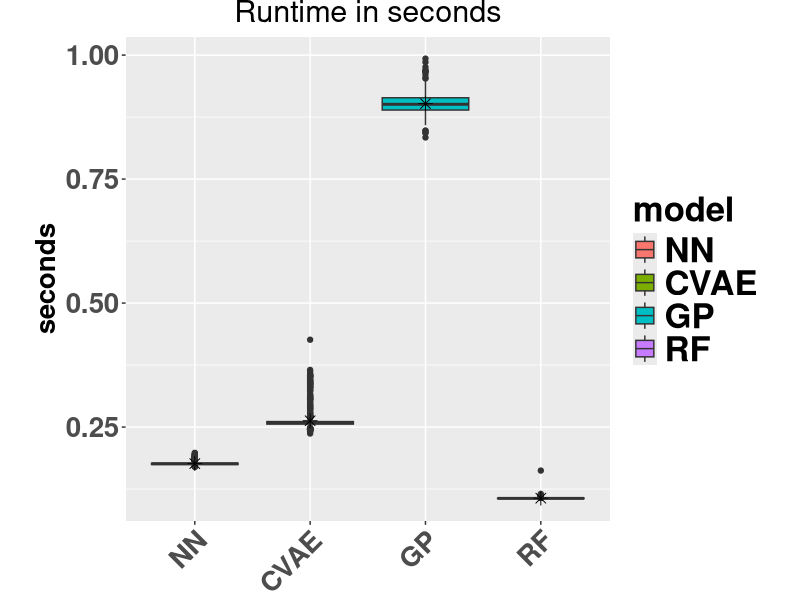
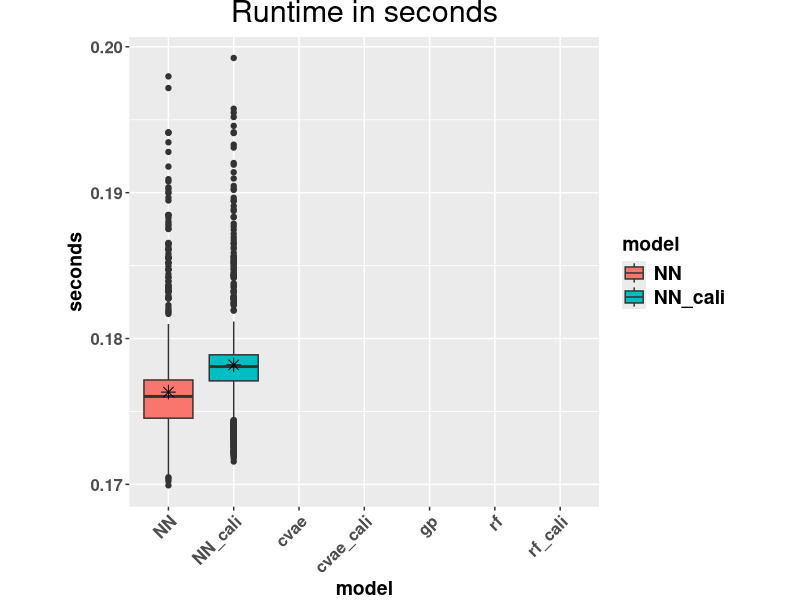

These figures' R source, in order:
library(ggplot2)
library("patchwork")
result<-read.csv("result_runtime.csv",header=TRUE)

colnames(result)
result<-result[,c(1:7)]
colnames(result)

# runtime ----------------------------------------------------------------


## runtime
#mean(cvae_99[,1])
#mean(fnn_99[,1])
cvae<-data.frame(run_time=result$cvae,model=rep("CVAE",nrow(result)))
fnn<-data.frame(run_time=result$fnn,model=rep("NN",nrow(result)))
rf<-data.frame(run_time=result$rf,model=rep("RF",nrow(result)))
gp<-data.frame(run_time=result$gp,model=rep("GP",nrow(result)))

cvae_cali<-data.frame(run_time=result$cvae_cali,model=rep("CVAE_cali",nrow(result)))
fnn_cali<-data.frame(run_time=result$fnn_cali,model=rep("NN_cali",nrow(result)))
rf_cali<-data.frame(run_time=result$rf_cali,model=rep("RF_cali",nrow(result)))


#all_99<-rbind.data.frame(cvae_99, cvae_reduced_99, fnn_99, fnn_reduced_99, rf_99, rf_reduced_99, gp_99,gp_reduced_99)
all<-rbind.data.frame(cvae, fnn,rf, gp)
desired_order<-c("NN","CVAE","GP","RF")
all$model<-factor(all$model,levels=desired_order)

#all_99<-rbind.data.frame(cvae_reduced_99, fnn_reduced_99, rf_reduced_99, gp_reduced_99)

ggplot(all, aes(x=model, y=run_time,fill=model)) + 
  geom_boxplot()+
  stat_summary(fun=mean, geom="point", shape=8,color="black", fill="red",size=3) +
  ggtitle("Runtime in seconds")+
  theme(plot.title = element_text(size=22,hjust = 0.5),axis.text=element_text(size=20,face="bold"),
        axis.title=element_text(size=20,face="bold"),
        legend.title=element_text(size=25,face="bold"),
        legend.text=element_text(size=25,face="bold"),
        axis.text.y = element_text(face="bold",size=20),
        axis.text.x = element_text(face="bold",size=20)
  )+
  xlab(NULL)+
  ylab("seconds")+
  scale_x_discrete(limits=c("NN","CVAE","GP","RF"))+
  theme(aspect.ratio=1,axis.text.x = element_text(angle = 45, hjust = 1))+
  theme(plot.margin = margin(0, 0, 0, 0, "cm"))

all_cali<-rbind.data.frame(cvae, cvae_cali, fnn, fnn_cali, rf, rf_cali, gp)

#all_99<-rbind.data.frame(cvae_reduced_99, fnn_reduced_99, rf_reduced_99, gp_reduced_99)

ggplot(all_cali, aes(x=model, y=run_time,fill=model)) + 
  geom_boxplot()+
  stat_summary(fun=mean, geom="point", shape=8,color="black", fill="red",size=3) +
  ggtitle("Runtime in seconds")+
  theme(plot.title = element_text(size=22,hjust = 0.5),axis.text=element_text(size=12),
        axis.title=element_text(size=14,face="bold"),
        legend.title=element_text(size=14,face="bold"),
        legend.text=element_text(size=14,face="bold"),
        axis.text.y = element_text(face="bold"),
        axis.text.x = element_text(face="bold")
  )+
  ylab("seconds")+
  scale_x_discrete(limits=c("NN","NN_cali","cvae","cvae_cali","gp","rf","rf_cali"))+
  theme(aspect.ratio=1,axis.text.x = element_text(angle = 45, hjust = 1))+
  theme(plot.margin = margin(0, 0, 0, 0, "cm"))

mean( mean( rf_cali[,1]-rf[,1] ), 
      mean( fnn_cali[,1]-fnn[,1] ),  
      mean( (cvae_cali[,1]-cvae[,1])^2 )  )

